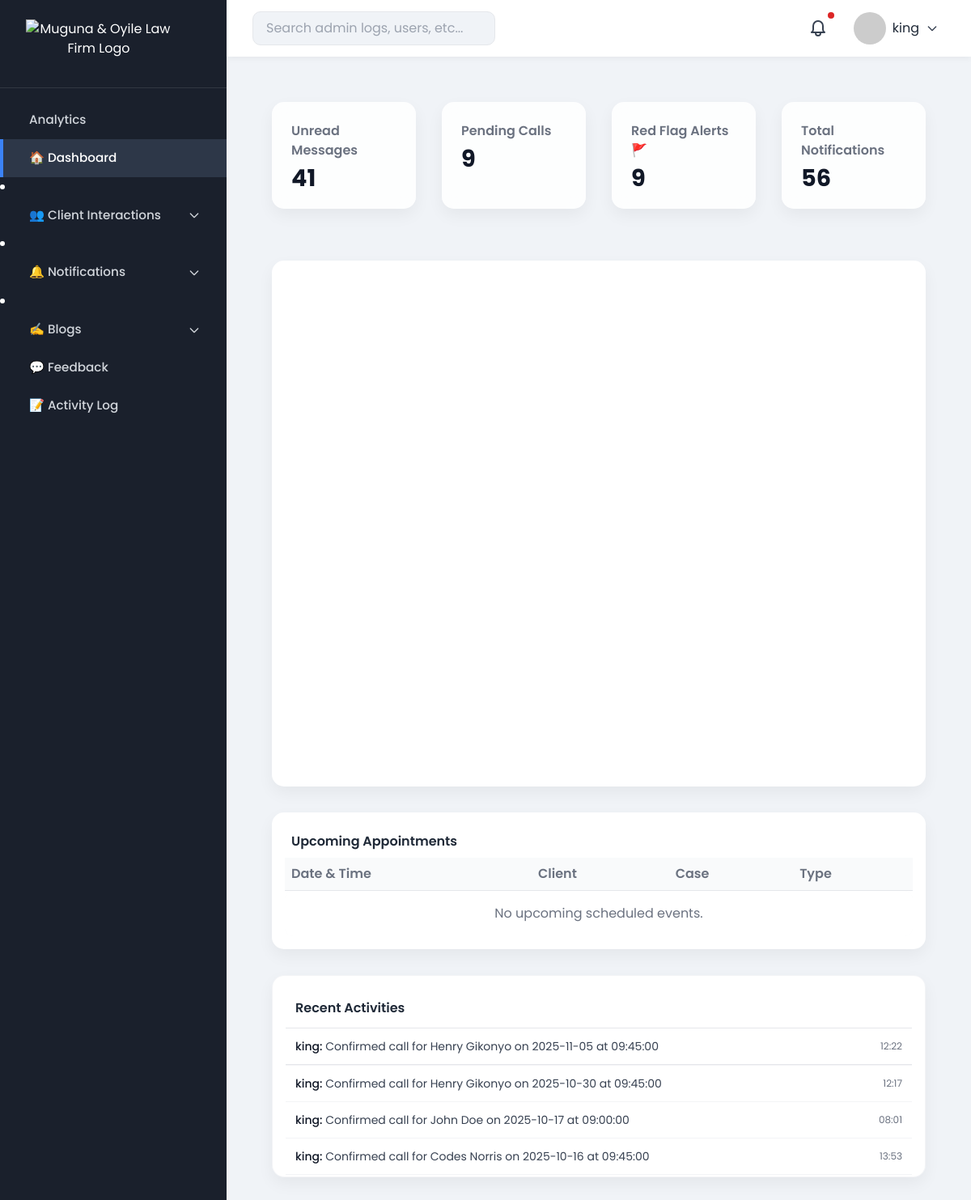
The app's page /admin-dashboard/ (signed in) with its own data.
### advocates/models.py (models this page shows, shortened)
class ActivityLog(models.Model):
    admin_user = models.ForeignKey(User, on_delete=models.CASCADE)
    action = models.CharField(max_length=255)
    created_at = models.DateTimeField(default=timezone.now)

### advocates/admin_views.py (the view)
# urls.py: path('admin-dashboard/', admin_views.dashboard_home, name='admin_dashboard_home'),
def dashboard_home(request):
    print(">>> ADMIN DASHBOARD VIEW IS RUNNING <<<")
    unread_messages = ContactMessage.objects.filter(is_read=False).count()
    pending_calls = ScheduledCall.objects.filter(is_confirmed=False).count()
    total_clients = Client.objects.count()
    active_cases = ScheduledCall.objects.filter(is_confirmed=False).count()  # Or another criteria
    cutoff_time = timezone.localtime(timezone.now()) - timedelta(hours=48)
    overdue_scheduled_calls_count = ScheduledCall.objects.filter(
        is_confirmed=False,
        created_at__lte=cutoff_time
    ).count()
    print("DEBUG >>> overdue_scheduled_calls_count =", overdue_scheduled_calls_count)
    recent_activity = ActivityLog.objects.order_by('-created_at')[:10]
    return render(request, "admin_dashboard/dashboard.html", {
        "unread_messages": unread_messages,
        "pending_calls": pending_calls,
        "total_clients": total_clients,
        "active_cases": active_cases,
        "overdue_scheduled_calls_count": overdue_scheduled_calls_count,
        "recent_activity": recent_activity,
    })

### advocates/context_processors.py (called while the page is built)
def admin_context(request):
    if request.user.is_authenticated:
        red_flags = ContactMessage.objects.filter(is_red_flag=True).count()
        unread_messages = ContactMessage.objects.filter(is_read=False).count()
        unread_calls = ScheduledCall.objects.filter(is_read=False).count()
        total_notifications = unread_messages + unread_calls
        return {
            "admin_name": request.user.get_full_name() or request.user.username,
            "red_flag_count": red_flags,
            "total_notifications": total_notifications,
        }
    return {}

### advocates/templates/admin_dashboard/dashboard.html (shortened to what this page needs)
{% extends "admin_dashboard/base_admin.html" %}
{% block dashboard_content %}
<div class="p-6">
    <div class="cards grid gap-6 grid-cols-1 sm:grid-cols-2 md:grid-cols-2 lg:grid-cols-4">
        <div class="card p-4 bg-white rounded shadow">
            <h3 class="font-semibold">Unread Messages</h3>
            <p class="text-blue-900 text-xl">{{ unread_messages|default:"0" }}</p>
        </div>
        <div class="card p-4 bg-white rounded shadow">
            <h3 class="font-semibold">Pending Calls</h3>
            <p class="text-blue-900 text-xl">{{ pending_calls|default:"0" }}</p>
        </div>
        <div class="card p-4 bg-white rounded shadow">
            <h3 class="font-semibold">Red Flag Alerts 🚩</h3>
            <p class="text-red-600 font-bold text-xl">    {{ overdue_scheduled_calls_count|default:"0" }}
</p>
        </div>
        <div class="card p-4 bg-white rounded shadow">
            <h3 class="font-semibold">Total Notifications</h3>
            <p class="text-xl">{{ total_notifications|default:"0" }}</p>
        </div>
    </div>
    <div id="calendar" class="mt-8"></div>
    <div class="table-container mt-8">
        <h3 class=" top-0 bg-white z-10 p-2 font-semibold">Upcoming Appointments</h3>
        <div style="max-height:250px; overflow-y:auto;">
            <table id="appointmentsTable" class="w-full table-auto border-collapse">
                <thead class=" top-0 bg-white z-10">
                    <tr>
                        <th class="text-left p-2 border-b">Date & Time</th>
                        <th class="text-left p-2 border-b">Client</th>
                        <th class="text-left p-2 border-b">Case</th>
                        <th class="text-left p-2 border-b">Type</th>
                    </tr>
                </thead>
                <tbody>
                    {% for event in upcoming_events %}
                    <tr>
                        <td class="p-2">{{ event.date|date:"M d" }}{% if event.time_slot %} at {{ event.time_slot|time:"H:i" }}{% endif %}</td>
                        <td class="p-2">{{ event.client }}</td>
                        <td class="p-2">{{ event.case_name }}</td>
                        <td class="p-2" {% if event.color %}style="color: {{ event.color }};"{% else %}style="color: #000000;"{% endif %}>
                            {{ event.get_event_type_display }}
                        </td>
                    </tr>
                    {% empty %}
                    <tr>
                        <td colspan="4" class="text-gray-500 text-center py-4">No upcoming scheduled events.</td>
                    </tr>
                    {% endfor %}
                </tbody>
            </table>
        </div>
    </div>
<div class="recent-activities mt-8 bg-white dark:bg-gray-900 rounded-2xl shadow-xl border border-gray-100 dark:border-gray-800 overflow-hidden">
  <h3 class="sticky top- bg-white dark:bg-gray-900 z-50 p-3 font-semibold border-b border-gray-200 dark:border-gray-700">
    Recent Activities
  </h3>
  <div class="max-h-[250px] overflow-y-auto bg-white dark:bg-gray-900">
    <div class="divide-y divide-gray-100 dark:divide-gray-800">
      {% for log in recent_activity %}
        <div class="activity-item px-3 py-2 flex justify-between items-center text-sm">
          <div>
            <span class="font-medium text-gray-900 dark:text-gray-100">{{ log.admin_user.username }}:</span>
            <span class="text-gray-700 dark:text-gray-300">{{ log.action }}</span>
          </div>
          <span class="text-xs text-gray-500 dark:text-gray-600 ml-2">
            {{ log.created_at|date:"H:i"|default:"--" }}
          </span>
        </div>
      {% empty %}
        <div class="px-3 py-2 text-sm text-gray-500 dark:text-gray-600 text-center">
          No recent activity
        </div>
      {% endfor %}
    </div>
  </div>
</div>
</div>
<link href="https://cdn.jsdelivr.net/npm/fullcalendar@5.11.3/main.min.css" rel="stylesheet">
{% endblock dashboard_content %}

### advocates/templates/admin_dashboard/base_admin.html (shortened to what this page needs)
{% load static %}
<!DOCTYPE html>
<html lang="en">
<head>
<link href="https://cdn.jsdelivr.net/npm/tailwindcss@2.2.19/dist/tailwind.min.css" rel="stylesheet">
</head>
<body>
<div class="dashboard">
<div class="sidebar" id="sidebar">
    <div class="logo-container">
        <a href="{% url 'home' %}" aria-label="Muguna & Oyile Home">
            <img src="{% static 'images/admin_logo.png' %}"
                 alt="Muguna & Oyile Law Firm Logo"
                 width="180"
                 height="60"
                 loading="eager">
        </a>
    </div>
    <nav>
        <a href="{% url 'analytics_dashboard' %}" class="{% if request.resolver_match.url_name == 'analytics_dashboard' %}active{% endif %} px-4 py-2 text-gray-300 hover:bg-gray-800 rounded">Analytics</a>
        <a href="{% url 'admin_dashboard_home' %}" class="{% if request.resolver_match.url_name == 'admin_dashboard_home' %}active{% endif %}">🏠 Dashboard</a>
        <li x-data="{ open: false }" class="relative">
            <button @click="open = !open" class="w-full flex items-center justify-between px-4 py-2 hover:bg-gray-800 rounded text-gray-300 font-medium focus:outline-none">
                <span class="flex items-center gap-2">👥 Client Interactions</span>
                <svg :class="{ 'rotate-180': open }" class="w-4 h-4 text-gray-300 transition-transform duration-200" fill="none" stroke="currentColor" viewBox="0 0 24 24">
                    <path stroke-linecap="round" stroke-linejoin="round" stroke-width="2" d="M19 9l-7 7-7-7"/>
                </svg>
            </button>
        </li>
        <li x-data="{ open: false }" class="relative">
            <button @click="open = !open" class="w-full flex items-center justify-between px-4 py-2 hover:bg-gray-800 rounded text-gray-300 font-medium focus:outline-none">
                <span class="flex items-center gap-2">🔔 Notifications</span>
                <svg :class="{ 'rotate-180': open }" class="w-4 h-4 text-gray-300 transition-transform duration-200" fill="none" stroke="currentColor" viewBox="0 0 24 24">
                    <path stroke-linecap="round" stroke-linejoin="round" stroke-width="2" d="M19 9l-7 7-7-7"/>
                </svg>
            </button>
        </li>
        <li x-data="{ open: false }" class="relative">
    <button @click="open = !open" class="w-full flex items-center justify-between px-4 py-2 hover:bg-gray-800 rounded text-gray-300 font-medium focus:outline-none">
        <span class="flex items-center gap-2">✍️ Blogs</span>
        <svg :class="{ 'rotate-180': open }" class="w-4 h-4 text-gray-300 transition-transform duration-200" fill="none" stroke="currentColor" viewBox="0 0 24 24">
            <path stroke-linecap="round" stroke-linejoin="round" stroke-width="2" d="M19 9l-7 7-7-7"/>
        </svg>
    </button>
</li>
        <a href="{% url 'feedback_page' %}" class="{% if request.resolver_match.url_name == 'feedback_page' %}active{% endif %} px-4 py-2 text-gray-300 hover:bg-gray-800 rounded">💬 Feedback</a>
        <a href="{% url 'admin_dashboard_activity' %}" class="{% if request.resolver_match.url_name == 'admin_dashboard_activity' %}active{% endif %} px-4 py-2 text-gray-300 hover:bg-gray-800 rounded">📝 Activity Log</a>
    </nav>
</div>
    <div class="main">
        <div class="topbar">
            <div style="display:flex;align-items:center;gap:1rem;">
                <input type="text" placeholder="Search admin logs, users, etc...">
            </div>
            <div class="flex items-center gap-4">
                <div class="relative inline-block">
                    <button id="notificationBell" class="relative p-2 rounded-full hover:bg-gray-200 focus:outline-none">
                        <span id="notificationDot" class="hidden absolute top-0 right-0 block h-2 w-2 rounded-full bg-red-600"></span>
                    </button>
                </div>
                <div class="relative">
                    <button id="profileButton" class="flex items-center gap-2 p-2 rounded hover:bg-gray-200 focus:outline-none">
                        <img src="https://i.pravatar.cc/40?img=1" alt="Profile" class="avatar">
                        <span>{{ admin_name|default:"Admin User" }}</span>
                        <svg class="w-4 h-4 text-gray-700" xmlns="http://www.w3.org/2000/svg" fill="none" viewBox="0 0 24 24" stroke="currentColor">
                            <path stroke-linecap="round" stroke-linejoin="round" stroke-width="2" d="M19 9l-7 7-7-7" />
                        </svg>
                    </button>
                </div>
            </div>
        </div>
        <div class="content">
            {% block dashboard_content %}{% endblock dashboard_content %}
        </div>
    </div>
</div>
</body>
</html>

### advocates/templates/admin_dashboard/base_admin.html (style rules this page uses)
body, input, select, textarea { font-family: 'Poppins', sans-serif; margin:0; background:#f0f3f7; color:#1f2937; }
.dashboard { display:flex;height:100vh;overflow:hidden;transition:0.3s; }
.sidebar { width:280px;background:#1a202c;color:#fff;display:flex;flex-direction:column;transition:0.3s ease-in-out;z-index:20; }
.sidebar .logo-container { padding:1.5rem 2rem;border-bottom:1px solid rgba(255,255,255,0.1);text-align:center; }
.sidebar nav { padding:1rem 0; }
.sidebar nav a, .sidebar nav button { padding:0.75rem 2rem;display:flex;align-items:center;gap:0.75rem;color:#d1d5db;text-decoration:none;font-size:0.95rem;font-weight:500;transition:0.2s ease-in-out;border-left:4px solid transparent; }
.sidebar nav a.active { border-left-color:#3B82F6;color:#fff;background:#2d3748; }
.sidebar nav li button.w-full { font-size:0.95rem;font-weight:500; }
.main { flex:1;overflow-y:auto;padding-bottom:2rem;transition:0.3s; }
.topbar { height:70px;background:#fff;display:flex;justify-content:space-between;align-items:center;padding:0 2rem;box-shadow:0 2px 8px rgba(0,0,0,0.05);position:sticky;top:0;z-index:10; }
.topbar input { padding:0.5rem 1rem;border-radius:10px;border:1px solid #e5e7eb;width:300px; }
.cards { display: grid; gap: 2rem; padding: 2rem; grid-template-columns: repeat(2, 1fr); }
@media (min-width:1024px) { .cards { grid-template-columns: repeat(4, 1fr); } }
.card { background:rgba(255,255,255,0.85);backdrop-filter:blur(10px);padding:1.5rem;border-radius:15px;box-shadow:0 8px 20px rgba(0,0,0,0.05); }
.card h3 { font-weight:600;color:#6b7280;margin-bottom:0.5rem; }
.card p { font-size:1.8rem;font-weight:700;color:#111827; }
#calendar { width:calc(100% - 4rem); margin:2rem; background:#fff;padding:1rem;border-radius:15px;box-shadow:0 8px 20px rgba(0,0,0,0.05);height:650px;min-height:650px;max-height:650px; font-family:'Poppins',sans-serif; }
.table-container, .recent-activities { margin:2rem;background:#fff;border-radius:15px;padding:1rem;box-shadow:0 8px 20px rgba(0,0,0,0.05); max-height:250px; overflow-y:auto; }
table { width:100%;border-collapse:separate;border-spacing:0 0.75rem; }
th,td { text-align:left;padding:0.75rem; }
th { color:#6b7280;font-weight:600; }
tr { background:#f9fafb;border-radius:10px; }
tr td { background:#fff;padding:0.75rem;border-radius:10px; }
.activity-item { padding:0.75rem;border-bottom:1px solid #e5e7eb; }
.avatar { width:40px;height:40px;border-radius:50%;object-fit:cover; }

### records on screen
ActivityLog: admin_user.username "king", action "Confirmed call for Henry Gikonyo on 2025-11-05 at 09:45:00", created_at "12:22"
ActivityLog: admin_user.username "king", action "Confirmed call for Henry Gikonyo on 2025-10-30 at 09:45:00", created_at "12:17"
ActivityLog: admin_user.username "king", action "Confirmed call for John Doe on 2025-10-17 at 09:00:00", created_at "08:01"
ActivityLog: admin_user.username "king", action "Confirmed call for Codes Norris on 2025-10-16 at 09:45:00", created_at "13:53"

### other values on screen
{{ admin_name|default:"Admin User" }} "king"
{{ unread_messages|default:"0" }} "41"
{{ pending_calls|default:"0" }} "9"
{{ overdue_scheduled_calls_count|default:"0" }} "9"
{{ total_notifications|default:"0" }} "56"
